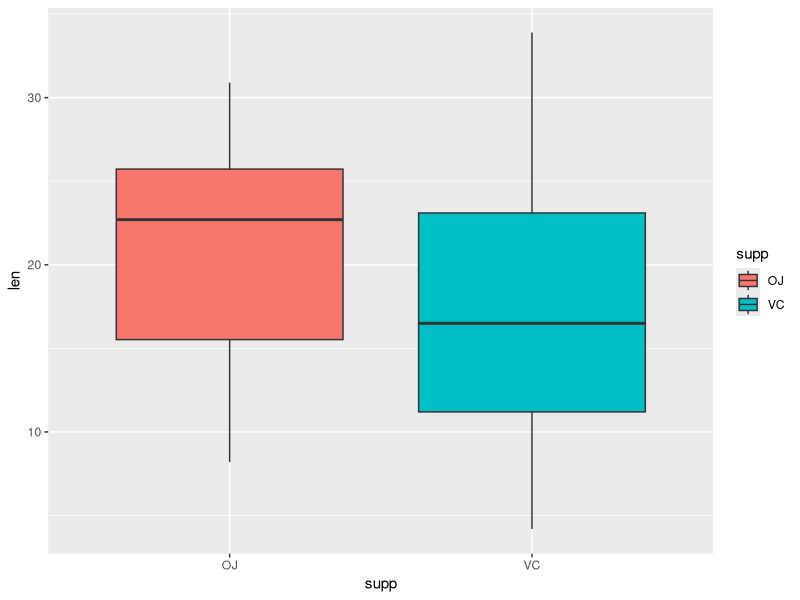
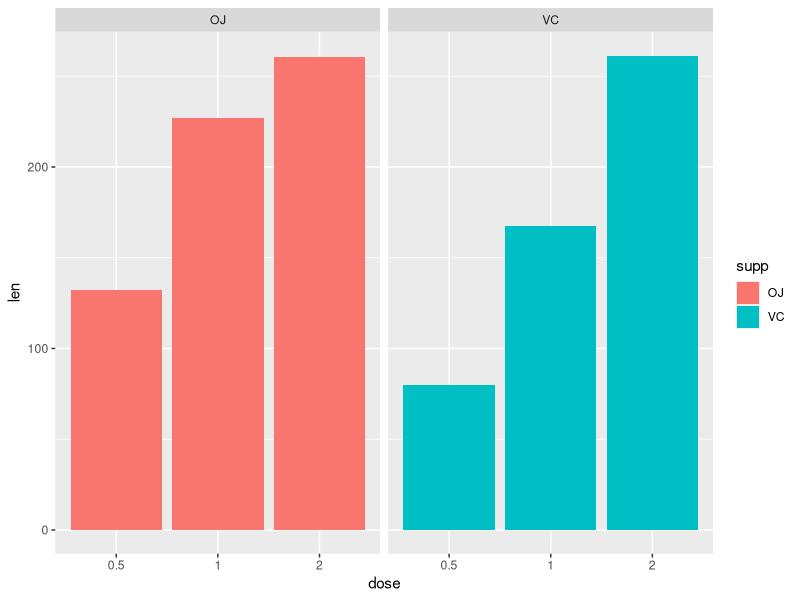
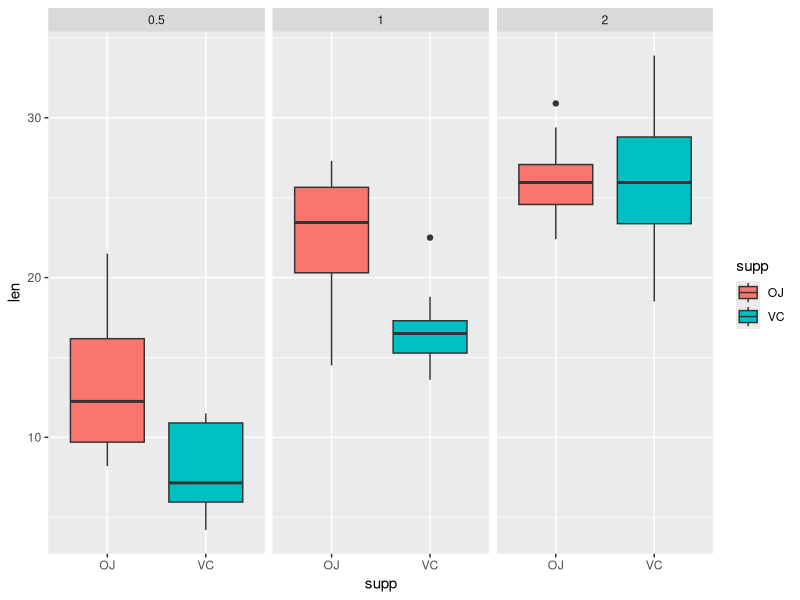

Here is the R script that generated these plots, in order:
## ---- chunk 1
knitr::opts_chunk$set(echo = TRUE)
## ---- chunk 2
library(datasets)
data("ToothGrowth")
head(ToothGrowth)
## ---- chunk 3
str(ToothGrowth)
summary(ToothGrowth)
## ---- chunk 4
library(ggplot2)
ToothGrowth$dose <- as.factor(ToothGrowth$dose)
ggplot(ToothGrowth, aes(x = supp, y = len)) +
    geom_boxplot(aes(fill = supp)) 

ggplot(ToothGrowth, aes(x = dose, y = len, fill = supp)) +
    geom_bar(stat = "identity") +
    facet_grid(. ~ supp)

ggplot(ToothGrowth, aes(x = supp, y = len)) +
    geom_boxplot(aes(fill = supp)) +
    facet_wrap(~dose)
## ---- chunk 5
t.test(len ~ supp, data = ToothGrowth)
t.test(len ~ supp, ToothGrowth[ToothGrowth$dose == 0.5, ])
t.test(len ~ supp, ToothGrowth[ToothGrowth$dose == 1.0, ])
t.test(len ~ supp, ToothGrowth[ToothGrowth$dose == 2.0, ])
